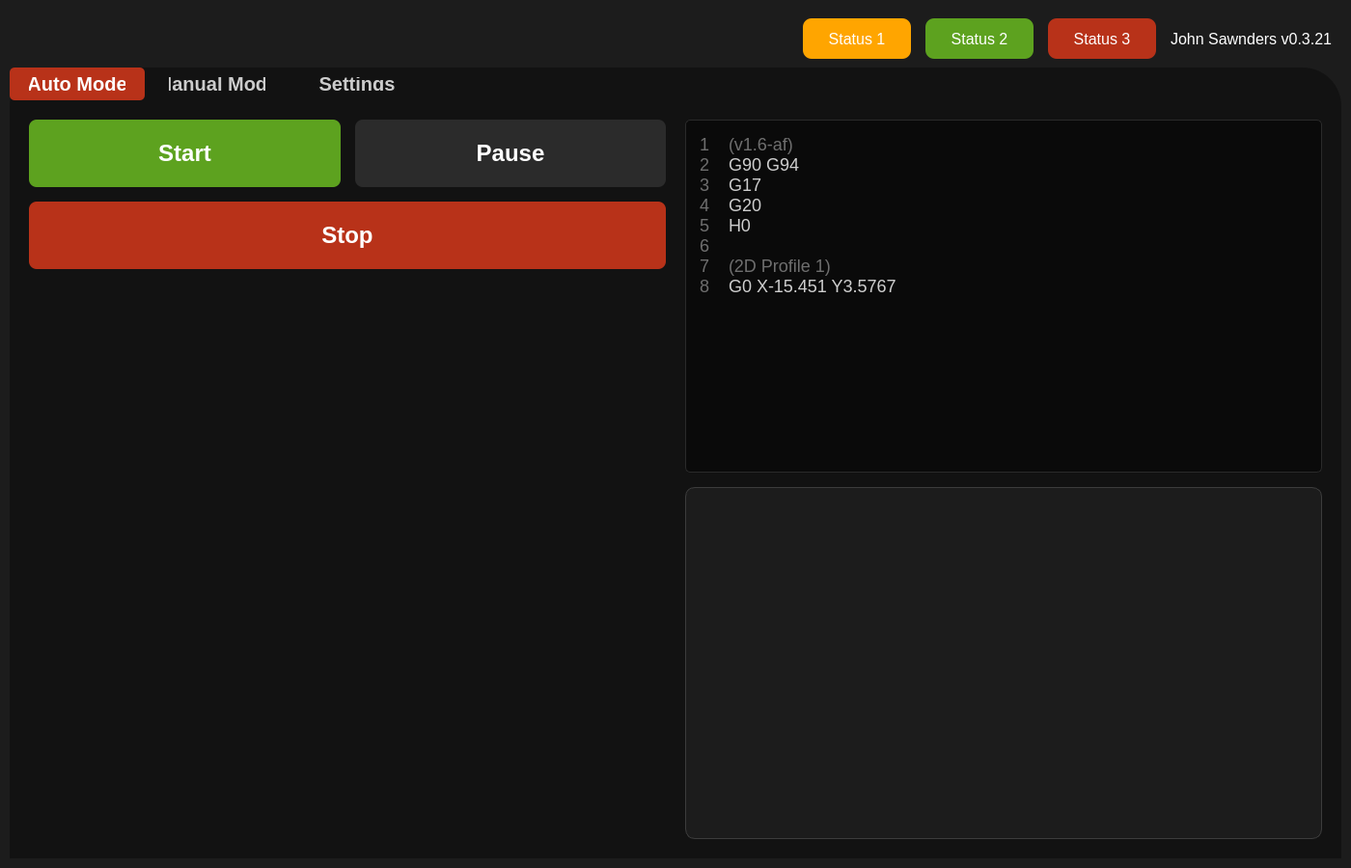
<?xml version="1.0" encoding="UTF-8"?>
<ui version="4.0">
 <class>Form</class>
 <widget class="QWidget" name="Form">
  <property name="geometry">
   <rect>
    <x>0</x>
    <y>0</y>
    <width>1400</width>
    <height>900</height>
   </rect>
  </property>
  <property name="minimumSize">
   <size>
    <width>1024</width>
    <height>768</height>
   </size>
  </property>
  <property name="windowTitle">
   <string>John Sawnders Control Panel</string>
  </property>
  <property name="styleSheet">
   <string notr="true">/* Main window background */
QWidget#Form {
    background-color: #1c1c1c;
}

/* Global text color */
QWidget {
    color: white;
    font-family: Arial, sans-serif;
}

/* Tab Widget Styling */
QTabWidget::pane {
    background-color: #121212;
    border: none;
    border-top-left-radius: 40px;
    border-top-right-radius: 40px;
}

QTabBar::tab {
    background: transparent;
    color: #cccccc;
    font-size: 20px;
    font-weight: 500;
    padding: 10px 20px;
    margin-right: 5px;
    border: none;
    min-width: 100px;
}

QTabBar::tab:selected {
    background-color: #b83219;
    color: white;
    border-radius: 5px;
    font-weight: bold;
}

QTabBar::tab:hover:!selected {
    background-color: rgba(184, 50, 25, 0.3);
    color: white;
}

/* Status chips in header */
QLabel#statusChip1, QLabel#statusChip2, QLabel#statusChip3 {
    font-size: 16px;
    padding: 8px 16px;
    border-radius: 9px;
    min-width: 80px;
}

QLabel#statusChip1 {
    background-color: #ffa500;
}

QLabel#statusChip2 {
    background-color: #5da21f;
}

QLabel#statusChip3 {
    background-color: #b83219;
}

QLabel#versionLabel {
    font-size: 16px;
    color: white;
}

/* Button base styles */
QPushButton {
    border: none;
    border-radius: 8px;
    font-size: 24px;
    font-weight: bold;
    color: white;
    min-height: 60px;
    padding: 5px 10px;
}

QPushButton:pressed {
    opacity: 0.8;
}

/* Specific button colors */
QPushButton#startButton, QPushButton#cutButton, QPushButton#liftHeadButton {
    background-color: #5da21f;
}

QPushButton#startButton:hover, QPushButton#cutButton:hover, QPushButton#liftHeadButton:hover {
    background-color: #6db525;
}

QPushButton#pauseButton, QPushButton#lowerHeadButton,
QPushButton#unclampFVButton, QPushButton#unclampMVButton {
    background-color: #2b2b2b;
}

QPushButton#pauseButton:hover, QPushButton#lowerHeadButton:hover,
QPushButton#unclampFVButton:hover, QPushButton#unclampMVButton:hover {
    background-color: #3b3b3b;
}

QPushButton#stopButton, QPushButton#manualStopButton, QPushButton#cancelButton {
    background-color: #b83219;
}

QPushButton#stopButton:hover, QPushButton#manualStopButton:hover, QPushButton#cancelButton:hover {
    background-color: #c8421f;
}

QPushButton#clampFVButton, QPushButton#clampMVButton {
    background-color: #ffa500;
}

QPushButton#clampFVButton:hover, QPushButton#clampMVButton:hover {
    background-color: #ffb520;
}

QPushButton#saveButton {
    background-color: #6e6e6e;
}

QPushButton#saveButton:hover {
    background-color: #7e7e7e;
}

/* G-code preview */
QTextEdit#gcodePreview {
    background-color: #0a0a0a;
    color: #cecece;
    font-family: 'Courier New', monospace;
    font-size: 14px;
    border: 1px solid #2a2a2a;
    border-radius: 5px;
    padding: 10px;
}

/* Visualizer frame */
QFrame#visualizerFrame {
    background-color: #1c1c1c;
    border-radius: 10px;
    border: 1px solid #3c3c3c;
}

/* Manual mode readouts */
QLineEdit {
    background-color: #3a3a3a;
    color: #ffffff;
    font-size: 20px;
    font-weight: 500;
    border-radius: 8px;
    padding: 12px 20px;
    border: 1px solid #505050;
}

QLineEdit:read-only {
    background-color: #3a3a3a;
}

/* Settings frames */
QFrame.settingFrame {
    background-color: #a5a5a5;
    border-radius: 20px;
    padding: 30px;
    min-height: 120px;
}


QCheckBox {
    font-size: 24px;
}

QCheckBox::indicator {
    width: 30px;
    height: 30px;
    border-radius: 15px;
    background-color: #c8c8c8;
}

QCheckBox::indicator:checked {
    background-color: #5da21f;
}

/* Frame backgrounds */
QFrame#topBar {
    background-color: #1c1c1c;
}

QFrame#contentArea {
    background-color: #121212;
    border-top-left-radius: 40px;
    border-top-right-radius: 40px;
}</string>
  </property>
  <layout class="QVBoxLayout" name="mainLayout">
   <property name="spacing">
    <number>0</number>
   </property>
   <property name="leftMargin">
    <number>10</number>
   </property>
   <property name="topMargin">
    <number>10</number>
   </property>
   <property name="rightMargin">
    <number>10</number>
   </property>
   <property name="bottomMargin">
    <number>10</number>
   </property>
   <item>
    <widget class="QFrame" name="topBar">
     <property name="minimumSize">
      <size>
       <width>0</width>
       <height>60</height>
      </size>
     </property>
     <property name="maximumSize">
      <size>
       <width>16777215</width>
       <height>60</height>
      </size>
     </property>
     <property name="frameShape">
      <enum>QFrame::NoFrame</enum>
     </property>
     <layout class="QHBoxLayout" name="topBarLayout">
      <property name="spacing">
       <number>15</number>
      </property>
      <item>
       <spacer name="leftSpacer">
        <property name="orientation">
         <enum>Qt::Horizontal</enum>
        </property>
        <property name="sizeHint" stdset="0">
         <size>
          <width>40</width>
          <height>20</height>
         </size>
        </property>
       </spacer>
      </item>
      <item>
       <widget class="QLabel" name="statusChip1">
        <property name="text">
         <string>Status 1</string>
        </property>
        <property name="alignment">
         <set>Qt::AlignCenter</set>
        </property>
       </widget>
      </item>
      <item>
       <widget class="QLabel" name="statusChip2">
        <property name="text">
         <string>Status 2</string>
        </property>
        <property name="alignment">
         <set>Qt::AlignCenter</set>
        </property>
       </widget>
      </item>
      <item>
       <widget class="QLabel" name="statusChip3">
        <property name="text">
         <string>Status 3</string>
        </property>
        <property name="alignment">
         <set>Qt::AlignCenter</set>
        </property>
       </widget>
      </item>
      <item>
       <widget class="QLabel" name="versionLabel">
        <property name="text">
         <string>John Sawnders v0.3.21</string>
        </property>
       </widget>
      </item>
     </layout>
    </widget>
   </item>
   <item>
    <widget class="QFrame" name="contentArea">
     <property name="frameShape">
      <enum>QFrame::NoFrame</enum>
     </property>
     <layout class="QVBoxLayout" name="contentLayout">
      <property name="spacing">
       <number>0</number>
      </property>
      <property name="leftMargin">
       <number>0</number>
      </property>
      <property name="topMargin">
       <number>0</number>
      </property>
      <property name="rightMargin">
       <number>0</number>
      </property>
      <property name="bottomMargin">
       <number>0</number>
      </property>
      <item>
       <widget class="QTabWidget" name="tabWidget">
        <property name="currentIndex">
         <number>0</number>
        </property>
        <property name="tabPosition">
         <enum>QTabWidget::North</enum>
        </property>
        <widget class="QWidget" name="autoTab">
         <attribute name="title">
          <string>Auto Mode</string>
         </attribute>
         <layout class="QHBoxLayout" name="autoMainLayout" stretch="1,1">
          <property name="spacing">
           <number>20</number>
          </property>
          <property name="leftMargin">
           <number>20</number>
          </property>
          <property name="topMargin">
           <number>20</number>
          </property>
          <property name="rightMargin">
           <number>20</number>
          </property>
          <property name="bottomMargin">
           <number>20</number>
          </property>
          <item>
           <layout class="QVBoxLayout" name="leftControlLayout">
            <property name="spacing">
             <number>15</number>
            </property>
            <item>
             <layout class="QHBoxLayout" name="startPauseLayout">
              <property name="spacing">
               <number>15</number>
              </property>
              <item>
               <widget class="QPushButton" name="startButton">
                <property name="sizePolicy">
                 <sizepolicy hsizetype="Expanding" vsizetype="Fixed">
                  <horstretch>1</horstretch>
                  <verstretch>0</verstretch>
                 </sizepolicy>
                </property>
                <property name="text">
                 <string>Start</string>
                </property>
               </widget>
              </item>
              <item>
               <widget class="QPushButton" name="pauseButton">
                <property name="sizePolicy">
                 <sizepolicy hsizetype="Expanding" vsizetype="Fixed">
                  <horstretch>1</horstretch>
                  <verstretch>0</verstretch>
                 </sizepolicy>
                </property>
                <property name="text">
                 <string>Pause</string>
                </property>
               </widget>
              </item>
             </layout>
            </item>
            <item>
             <widget class="QPushButton" name="stopButton">
              <property name="text">
               <string>Stop</string>
              </property>
             </widget>
            </item>
            <item>
             <spacer name="leftSpacer2">
              <property name="orientation">
               <enum>Qt::Vertical</enum>
              </property>
              <property name="sizeHint" stdset="0">
               <size>
                <width>20</width>
                <height>40</height>
               </size>
              </property>
             </spacer>
            </item>
           </layout>
          </item>
          <item>
           <layout class="QVBoxLayout" name="rightGcodeLayout">
            <property name="spacing">
             <number>15</number>
            </property>
            <item>
             <widget class="QTextEdit" name="gcodePreview">
              <property name="sizePolicy">
               <sizepolicy hsizetype="Expanding" vsizetype="Expanding">
                <horstretch>0</horstretch>
                <verstretch>1</verstretch>
               </sizepolicy>
              </property>
              <property name="readOnly">
               <bool>true</bool>
              </property>
              <property name="html">
               <string>&lt;!DOCTYPE HTML PUBLIC "-//W3C//DTD HTML 4.0//EN" "http://www.w3.org/TR/REC-html40/strict.dtd"&gt;
&lt;html&gt;&lt;head&gt;&lt;meta name="qrichtext" content="1" /&gt;&lt;style type="text/css"&gt;
p, li { white-space: pre-wrap; }
&lt;/style&gt;&lt;/head&gt;&lt;body style=" font-family:'Courier New','monospace'; font-size:18px; font-weight:400; font-style:normal;"&gt;
&lt;p style=" margin-top:0px; margin-bottom:0px; margin-left:0px; margin-right:0px; -qt-block-indent:0; text-indent:0px;"&gt;&lt;span style=" color:#6e6e6e;"&gt;1    &lt;/span&gt;&lt;span style=" color:#6e6e6e;"&gt;(v1.6-af)&lt;/span&gt;&lt;/p&gt;
&lt;p style=" margin-top:0px; margin-bottom:0px; margin-left:0px; margin-right:0px; -qt-block-indent:0; text-indent:0px;"&gt;&lt;span style=" color:#6e6e6e;"&gt;2    &lt;/span&gt;&lt;span style=" color:#cecece;"&gt;G90 G94&lt;/span&gt;&lt;/p&gt;
&lt;p style=" margin-top:0px; margin-bottom:0px; margin-left:0px; margin-right:0px; -qt-block-indent:0; text-indent:0px;"&gt;&lt;span style=" color:#6e6e6e;"&gt;3    &lt;/span&gt;&lt;span style=" color:#cecece;"&gt;G17&lt;/span&gt;&lt;/p&gt;
&lt;p style=" margin-top:0px; margin-bottom:0px; margin-left:0px; margin-right:0px; -qt-block-indent:0; text-indent:0px;"&gt;&lt;span style=" color:#6e6e6e;"&gt;4    &lt;/span&gt;&lt;span style=" color:#cecece;"&gt;G20&lt;/span&gt;&lt;/p&gt;
&lt;p style=" margin-top:0px; margin-bottom:0px; margin-left:0px; margin-right:0px; -qt-block-indent:0; text-indent:0px;"&gt;&lt;span style=" color:#6e6e6e;"&gt;5    &lt;/span&gt;&lt;span style=" color:#cecece;"&gt;H0&lt;/span&gt;&lt;/p&gt;
&lt;p style=" margin-top:0px; margin-bottom:0px; margin-left:0px; margin-right:0px; -qt-block-indent:0; text-indent:0px;"&gt;&lt;span style=" color:#6e6e6e;"&gt;6&lt;/span&gt;&lt;/p&gt;
&lt;p style=" margin-top:0px; margin-bottom:0px; margin-left:0px; margin-right:0px; -qt-block-indent:0; text-indent:0px;"&gt;&lt;span style=" color:#6e6e6e;"&gt;7    &lt;/span&gt;&lt;span style=" color:#6e6e6e;"&gt;(2D Profile 1)&lt;/span&gt;&lt;/p&gt;
&lt;p style=" margin-top:0px; margin-bottom:0px; margin-left:0px; margin-right:0px; -qt-block-indent:0; text-indent:0px;"&gt;&lt;span style=" color:#6e6e6e;"&gt;8    &lt;/span&gt;&lt;span style=" color:#cecece;"&gt;G0 X-15.451 Y3.5767&lt;/span&gt;&lt;/p&gt;&lt;/body&gt;&lt;/html&gt;</string>
              </property>
             </widget>
            </item>
            <item>
             <widget class="QFrame" name="visualizerFrame">
              <property name="sizePolicy">
               <sizepolicy hsizetype="Expanding" vsizetype="Expanding">
                <horstretch>0</horstretch>
                <verstretch>1</verstretch>
               </sizepolicy>
              </property>
              <property name="minimumSize">
               <size>
                <width>0</width>
                <height>300</height>
               </size>
              </property>
              <property name="frameShape">
               <enum>QFrame::Box</enum>
              </property>
             </widget>
            </item>
           </layout>
          </item>
         </layout>
        </widget>
        <widget class="QWidget" name="manualTab">
         <attribute name="title">
          <string>Manual Mode</string>
         </attribute>
         <layout class="QVBoxLayout" name="manualMainVLayout">
          <property name="spacing">
           <number>15</number>
          </property>
          <property name="leftMargin">
           <number>15</number>
          </property>
          <property name="topMargin">
           <number>15</number>
          </property>
          <property name="rightMargin">
           <number>15</number>
          </property>
          <property name="bottomMargin">
           <number>15</number>
          </property>
          <item>
           <layout class="QHBoxLayout" name="manualTopLayout" stretch="1,1">
            <property name="spacing">
             <number>20</number>
            </property>
            <item>
             <layout class="QVBoxLayout" name="manualButtonsLayout">
              <property name="spacing">
               <number>10</number>
              </property>
              <item>
               <layout class="QHBoxLayout" name="headControlLayout">
                <property name="spacing">
                 <number>10</number>
                </property>
                <item>
                 <widget class="QPushButton" name="liftHeadButton">
                  <property name="sizePolicy">
                   <sizepolicy hsizetype="Expanding" vsizetype="Fixed">
                    <horstretch>0</horstretch>
                    <verstretch>0</verstretch>
                   </sizepolicy>
                  </property>
                  <property name="text">
                   <string>Lift Head</string>
                  </property>
                 </widget>
                </item>
                <item>
                 <widget class="QPushButton" name="lowerHeadButton">
                  <property name="sizePolicy">
                   <sizepolicy hsizetype="Expanding" vsizetype="Fixed">
                    <horstretch>0</horstretch>
                    <verstretch>0</verstretch>
                   </sizepolicy>
                  </property>
                  <property name="text">
                   <string>Lower Head</string>
                  </property>
                 </widget>
                </item>
               </layout>
              </item>
              <item>
               <layout class="QHBoxLayout" name="fixedViceLayout">
                <property name="spacing">
                 <number>10</number>
                </property>
                <item>
                 <widget class="QPushButton" name="clampFVButton">
                  <property name="sizePolicy">
                   <sizepolicy hsizetype="Expanding" vsizetype="Fixed">
                    <horstretch>0</horstretch>
                    <verstretch>0</verstretch>
                   </sizepolicy>
                  </property>
                  <property name="text">
                   <string>Clamp
Fixed Vice</string>
                  </property>
                 </widget>
                </item>
                <item>
                 <widget class="QPushButton" name="unclampFVButton">
                  <property name="sizePolicy">
                   <sizepolicy hsizetype="Expanding" vsizetype="Fixed">
                    <horstretch>0</horstretch>
                    <verstretch>0</verstretch>
                   </sizepolicy>
                  </property>
                  <property name="text">
                   <string>Unclamp
Fixed Vice</string>
                  </property>
                 </widget>
                </item>
               </layout>
              </item>
              <item>
               <layout class="QHBoxLayout" name="movingViceLayout">
                <property name="spacing">
                 <number>10</number>
                </property>
                <item>
                 <widget class="QPushButton" name="clampMVButton">
                  <property name="sizePolicy">
                   <sizepolicy hsizetype="Expanding" vsizetype="Fixed">
                    <horstretch>0</horstretch>
                    <verstretch>0</verstretch>
                   </sizepolicy>
                  </property>
                  <property name="text">
                   <string>Clamp
Moving Vice</string>
                  </property>
                 </widget>
                </item>
                <item>
                 <widget class="QPushButton" name="unclampMVButton">
                  <property name="sizePolicy">
                   <sizepolicy hsizetype="Expanding" vsizetype="Fixed">
                    <horstretch>0</horstretch>
                    <verstretch>0</verstretch>
                   </sizepolicy>
                  </property>
                  <property name="text">
                   <string>Unclamp
Moving Vice</string>
                  </property>
                 </widget>
                </item>
               </layout>
              </item>
             </layout>
            </item>
            <item>
             <layout class="QVBoxLayout" name="readoutsLayout">
              <property name="spacing">
               <number>15</number>
              </property>
              <item>
               <widget class="QLineEdit" name="headHeightReadout">
                <property name="text">
                 <string>2.135"      Head Height</string>
                </property>
                <property name="alignment">
                 <set>Qt::AlignCenter</set>
                </property>
                <property name="readOnly">
                 <bool>true</bool>
                </property>
               </widget>
              </item>
              <item>
               <widget class="QLineEdit" name="zAxisReadout">
                <property name="text">
                 <string>-8.728"      Z Axis</string>
                </property>
                <property name="alignment">
                 <set>Qt::AlignCenter</set>
                </property>
                <property name="readOnly">
                 <bool>true</bool>
                </property>
               </widget>
              </item>
              <item>
               <spacer name="readoutsSpacer">
                <property name="orientation">
                 <enum>Qt::Vertical</enum>
                </property>
                <property name="sizeHint" stdset="0">
                 <size>
                  <width>20</width>
                  <height>40</height>
                 </size>
                </property>
               </spacer>
              </item>
             </layout>
            </item>
           </layout>
          </item>
          <item>
           <spacer name="manualMiddleSpacer">
            <property name="orientation">
             <enum>Qt::Vertical</enum>
            </property>
            <property name="sizeHint" stdset="0">
             <size>
              <width>20</width>
              <height>40</height>
             </size>
            </property>
           </spacer>
          </item>
          <item>
           <widget class="QPushButton" name="cutButton">
            <property name="text">
             <string>Cut!</string>
            </property>
           </widget>
          </item>
          <item>
           <widget class="QPushButton" name="manualStopButton">
            <property name="text">
             <string>Stop</string>
            </property>
           </widget>
          </item>
         </layout>
        </widget>
        <widget class="QWidget" name="settingsTab">
         <attribute name="title">
          <string>Settings</string>
         </attribute>
         <layout class="QVBoxLayout" name="settingsMainLayout">
          <property name="spacing">
           <number>15</number>
          </property>
          <property name="leftMargin">
           <number>15</number>
          </property>
          <property name="topMargin">
           <number>15</number>
          </property>
          <property name="rightMargin">
           <number>15</number>
          </property>
          <property name="bottomMargin">
           <number>15</number>
          </property>
          <item>
           <layout class="QGridLayout" name="settingsGrid">
            <property name="horizontalSpacing">
             <number>20</number>
            </property>
            <property name="verticalSpacing">
             <number>20</number>
            </property>
            <item row="0" column="0">
             <widget class="QFrame" name="settingFrame1">
              <property name="styleSheet">
               <string notr="true">background-color: #a5a5a5;
border-radius: 20px;</string>
              </property>
              <property name="frameShape">
               <enum>QFrame::Box</enum>
              </property>
              <property name="frameShadow">
               <enum>QFrame::Plain</enum>
              </property>
              <property name="lineWidth">
               <number>0</number>
              </property>
              <layout class="QHBoxLayout" name="setting1Layout">
               <property name="spacing">
                <number>15</number>
               </property>
               <property name="leftMargin">
                <number>20</number>
               </property>
               <property name="topMargin">
                <number>20</number>
               </property>
               <property name="rightMargin">
                <number>20</number>
               </property>
               <property name="bottomMargin">
                <number>20</number>
               </property>
               <item>
                <widget class="QLabel" name="setting1Label">
                 <property name="sizePolicy">
                  <sizepolicy hsizetype="Expanding" vsizetype="Preferred">
                   <horstretch>0</horstretch>
                   <verstretch>0</verstretch>
                  </sizepolicy>
                 </property>
                 <property name="styleSheet">
                  <string notr="true">font-size: 28px;
color: white;</string>
                 </property>
                 <property name="text">
                  <string>Setting 1</string>
                 </property>
                </widget>
               </item>
               <item>
                <widget class="QCheckBox" name="setting1Toggle"/>
               </item>
              </layout>
             </widget>
            </item>
            <item row="0" column="1">
             <widget class="QFrame" name="settingFrame2">
              <property name="styleSheet">
               <string notr="true">background-color: #a5a5a5;
border-radius: 20px;</string>
              </property>
              <property name="frameShape">
               <enum>QFrame::Box</enum>
              </property>
              <property name="frameShadow">
               <enum>QFrame::Plain</enum>
              </property>
              <property name="lineWidth">
               <number>0</number>
              </property>
              <layout class="QHBoxLayout" name="setting2Layout">
               <property name="spacing">
                <number>20</number>
               </property>
               <property name="leftMargin">
                <number>20</number>
               </property>
               <property name="topMargin">
                <number>20</number>
               </property>
               <property name="rightMargin">
                <number>20</number>
               </property>
               <property name="bottomMargin">
                <number>20</number>
               </property>
               <item>
                <widget class="QLabel" name="setting2Label">
                 <property name="sizePolicy">
                  <sizepolicy hsizetype="Expanding" vsizetype="Preferred">
                   <horstretch>0</horstretch>
                   <verstretch>0</verstretch>
                  </sizepolicy>
                 </property>
                 <property name="text">
                  <string>Setting 2</string>
                 </property>
                </widget>
               </item>
               <item>
                <widget class="QCheckBox" name="setting2Toggle"/>
               </item>
              </layout>
             </widget>
            </item>
            <item row="0" column="2">
             <widget class="QFrame" name="settingFrame3">
              <property name="styleSheet">
               <string notr="true">background-color: #a5a5a5;
border-radius: 20px;</string>
              </property>
              <property name="frameShape">
               <enum>QFrame::Box</enum>
              </property>
              <property name="frameShadow">
               <enum>QFrame::Plain</enum>
              </property>
              <property name="lineWidth">
               <number>0</number>
              </property>
              <layout class="QHBoxLayout" name="setting3Layout">
               <property name="spacing">
                <number>20</number>
               </property>
               <property name="leftMargin">
                <number>20</number>
               </property>
               <property name="topMargin">
                <number>20</number>
               </property>
               <property name="rightMargin">
                <number>20</number>
               </property>
               <property name="bottomMargin">
                <number>20</number>
               </property>
               <item>
                <widget class="QLabel" name="setting3Label">
                 <property name="sizePolicy">
                  <sizepolicy hsizetype="Expanding" vsizetype="Preferred">
                   <horstretch>0</horstretch>
                   <verstretch>0</verstretch>
                  </sizepolicy>
                 </property>
                 <property name="text">
                  <string>Setting 3</string>
                 </property>
                </widget>
               </item>
               <item>
                <widget class="QCheckBox" name="setting3Toggle"/>
               </item>
              </layout>
             </widget>
            </item>
            <item row="0" column="3">
             <widget class="QFrame" name="settingFrame4">
              <property name="styleSheet">
               <string notr="true">background-color: #a5a5a5;
border-radius: 20px;</string>
              </property>
              <property name="frameShape">
               <enum>QFrame::Box</enum>
              </property>
              <property name="frameShadow">
               <enum>QFrame::Plain</enum>
              </property>
              <property name="lineWidth">
               <number>0</number>
              </property>
              <layout class="QHBoxLayout" name="setting4Layout">
               <property name="spacing">
                <number>20</number>
               </property>
               <property name="leftMargin">
                <number>20</number>
               </property>
               <property name="topMargin">
                <number>20</number>
               </property>
               <property name="rightMargin">
                <number>20</number>
               </property>
               <property name="bottomMargin">
                <number>20</number>
               </property>
               <item>
                <widget class="QLabel" name="setting4Label">
                 <property name="sizePolicy">
                  <sizepolicy hsizetype="Expanding" vsizetype="Preferred">
                   <horstretch>0</horstretch>
                   <verstretch>0</verstretch>
                  </sizepolicy>
                 </property>
                 <property name="text">
                  <string>Setting 4</string>
                 </property>
                </widget>
               </item>
               <item>
                <widget class="QCheckBox" name="setting4Toggle"/>
               </item>
              </layout>
             </widget>
            </item>
           </layout>
          </item>
          <item>
           <spacer name="settingsSpacer">
            <property name="orientation">
             <enum>Qt::Vertical</enum>
            </property>
            <property name="sizeHint" stdset="0">
             <size>
              <width>20</width>
              <height>40</height>
             </size>
            </property>
           </spacer>
          </item>
          <item>
           <widget class="QPushButton" name="saveButton">
            <property name="text">
             <string>Save</string>
            </property>
           </widget>
          </item>
          <item>
           <widget class="QPushButton" name="cancelButton">
            <property name="text">
             <string>Cancel</string>
            </property>
           </widget>
          </item>
         </layout>
        </widget>
       </widget>
      </item>
     </layout>
    </widget>
   </item>
  </layout>
 </widget>
 <resources/>
 <connections/>
</ui>
